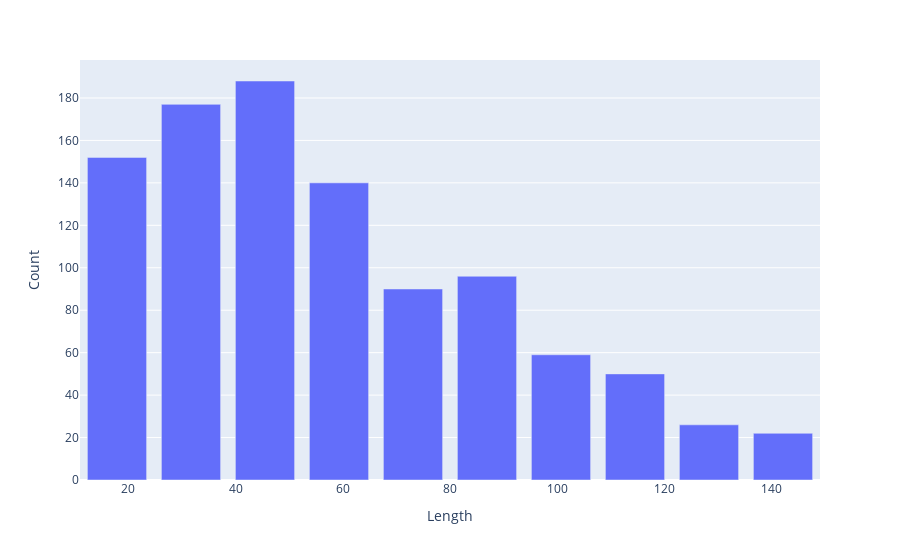

Notebook source saved alongside this figure:
### Code cell
import plotly.express as px
# create the bins
counts, bins = np.histogram(df.Length, bins=10)
bins = 0.5 * (bins[:-1] + bins[1:])

fig = px.bar(x=bins, y=counts, labels={'x':'Length', 'y':'Count'})
fig.show()

### Figure 1 — Plotly figure (JSON) as saved in the notebook; plotly's stock layout.template omitted (floating-point values rounded to 4 significant figures)
{"data": [{"alignmentgroup": "True", "hovertemplate": "Length=%{x}<br>Count=%{y}<extra></extra>", "legendgroup": "", "marker": {"color": "#636efa", "pattern": {"shape": ""}}, "name": "", "offsetgroup": "", "orientation": "v", "showlegend": false, "textposition": "auto", "type": "bar", "x": [17.9, 31.7, 45.5, 59.3, 73.1, 86.9, 100.7, 114.5, 128.3, 142.1], "xaxis": "x", "y": [152, 177, 188, 140, 90, 96, 59, 50, 26, 22], "yaxis": "y"}], "layout": {"barmode": "relative", "legend": {"tracegroupgap": 0}, "margin": {"t": 60}, "xaxis": {"anchor": "y", "domain": [0, 1], "title": {"text": "Length"}}, "yaxis": {"anchor": "x", "domain": [0, 1], "title": {"text": "Count"}}}}
